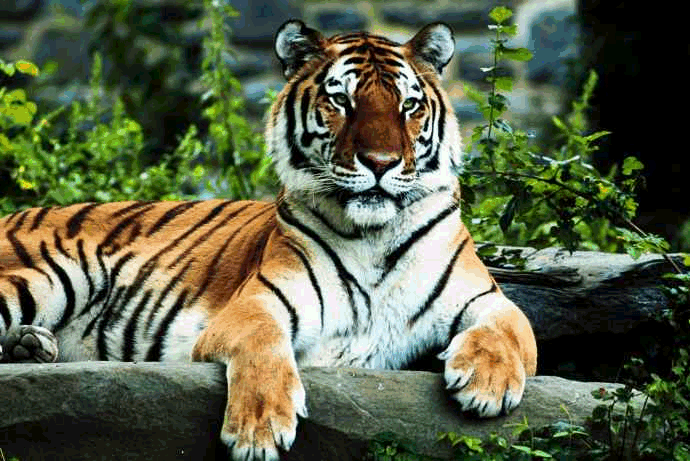
#> input picture Input_Images/tiger1-24bits.bmp, 690 x 461 px, found by its file name; the run also reads 1 picture not shown here
$ jupyter execute --allow-errors extended_otsu.ipynb
#> lines starting #> are read from the running program, lines starting #| are printed output that depends on the picture; after the words box and inside, x2 and y2 are one past the last pixel; in counts of white or black regions, pixels touching at a corner belong together
[cell 1]
import PIL
from PIL import Image
import imageio
import numpy as np
import matplotlib.pyplot as plt
from skimage import io
pic = imageio.imread('tiger1-24bits.bmp')
#> pic is the input picture: shape (461, 690, 3); mean R, G, B 89.7, 97.4, 71.5
gray = lambda rgb : np.dot(rgb[... , :3] , [0.299 , 0.587, 0.114])
gray = gray(pic)
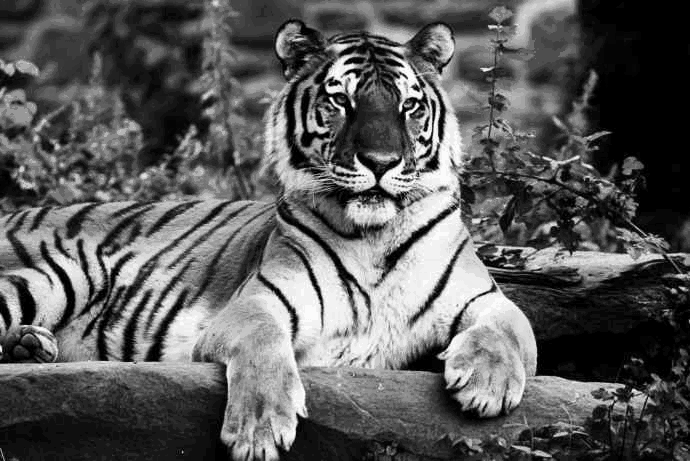
#> gray: shape (461, 690) float64; min 0, max 251.7, mean 92.1
plt.imshow(gray, cmap = plt.get_cmap(name = 'gray'))
im = np.array(Image.open('tiger1-24bits.bmp').convert('L'))
print(type(im))
#| <class 'numpy.ndarray'>
gr_im= Image.fromarray(im).save('tiger1-24bits_out.bmp')
def otsu_thval(image): #To find TH Value using Otsu method
    hist = histogram(image)
    th = 0
    total_pixel = np.sum(hist)
    levels = np.array(range(0,256))
    temp = -1
    for i in range(1, len(levels)):
        wb = (np.sum(hist[:i])) / total_pixel # weight of background
        wf = (np.sum(hist[i:])) / total_pixel # and foreground
        meanb = np.sum(levels[:i] * hist[:i]) / np.sum(hist[:i])
        meanf = np.sum(levels[i:] * hist[i:]) / np.sum(hist[i:])
        bcv = wb * wf * (meanb - meanf) ** 2
        if bcv > temp:
            th = i
            temp = bcv
    return th
def histogram(image): #OP histogram
    shape = np.shape(image)
    histogram = np.zeros(256)
    if len(shape) == 3:
        image = image.mean(axis=2)
    histogram = np.histogram(image.ravel(), np.array(range(0,257)))[0]
    return histogram # pixel values must be returned to find otsu threshold image
def threshold(image, th=None): #To a binarised version of input.
    shape = np.shape(image)
    binarised = np.zeros([shape[0], shape[1]], dtype=np.uint8)
    if len(shape) == 3:
        image = image.mean(axis=2)
    if th is None:
        th = otsu_thval(image)
        print(f'The threshold value is {th}')
    binarised = image > th
    return binarised
if __name__ == "__main__":
    filename = "tiger1-24bits_out.bmp"
    image = io.imread(filename)

    binarised_image = threshold(image)
#> in histogram, `histogram = np.histogram(image.ravel(), np.array(range(0,257)))[0]`: histogram = 256 values, max 22349 at index 0, min 0 at index 3, mean 1242.5
#> in otsu_thval, `hist = histogram(image)`: hist has the same summary as histogram in histogram
#> in otsu_thval, `total_pixel = np.sum(hist)`: total_pixel = 318090
#> the loop in otsu_thval, `for i in range(1, len(levels)):` made 255 passes
#> (wb, wf, meanb, meanf, bcv, temp) on passes 1, 2, 3, 6, 8, 10, 15, 16, 17, 20, 22, 25: (0.0703, 0.93, 0, 99.1, 641.6, 641.6), (0.0748, 0.925, 0.0605, 99.58, 685.3, 685.3), (0.0772, 0.923, 0.121, 99.84, 708.5, 708.5), (0.0946, 0.905, 1.02, 101.7, 867.7, 867.7), (0.126, 0.874, 2.51, 105.1, 1159.8, 1159.8), (0.133, 0.867, 2.86, 105.9, 1225, 1225), (0.144, 0.856, 3.66, 107, 1312.5, 1312.5), (0.152, 0.848, 4.32, 107.9, 1386.5, 1386.5), (0.187, 0.813, 6.46, 111.8, 1684.8, 1684.8), (0.189, 0.811, 6.6, 112, 1701.7, 1701.7), (0.208, 0.792, 7.95, 114.3, 1864.5, 1864.5), (0.238, 0.762, 9.93, 117.8, 2106.1, 2106.1)
#> (wb, wf, meanb, meanf, bcv) on passes 4, 5, 7, 9, 11, 12: (0.0772, 0.923, 0.121, 99.84, 708.5), (0.0772, 0.923, 0.121, 99.84, 708.5), (0.0946, 0.905, 1.02, 101.7, 867.7), (0.126, 0.874, 2.51, 105.1, 1159.8), (0.133, 0.867, 2.86, 105.9, 1225), (0.133, 0.867, 2.86, 105.9, 1225)
#> after the loop in otsu_thval, `for i in range(1, len(levels)):`: temp = 3974.7; th = 111
#| The threshold value is 111
#> in threshold, `binarised = image > th`:
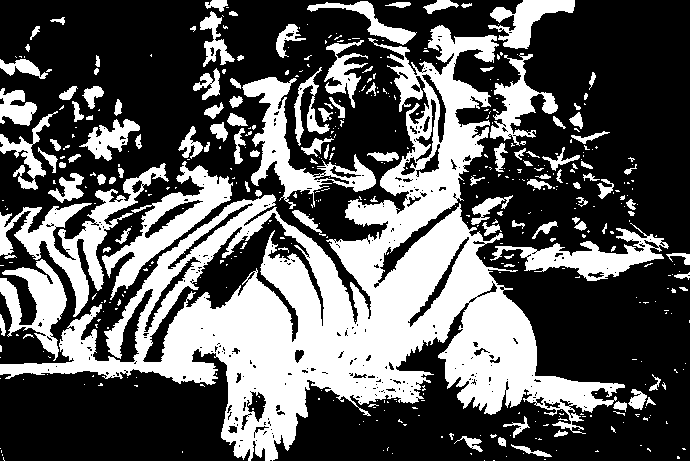
#> binarised: shape (461, 690) bool; 35.9% white; 465 white regions (347 under 20 px), largest, box (x1, y1, x2, y2) and area: (0, 25, 625, 461) 70655, (0, 163, 169, 317) 5645, (102, 161, 233, 300) 4519
    fig, axes = plt.subplots(ncols=2, figsize=(10,4))
    ax = axes.ravel()
    ax[0].imshow(image, cmap=plt.cm.gray)
    ax[0].set_title("Original Image")

    ax[1].imshow(binarised_image, cmap=plt.cm.gray)
    ax[1].set_title("Binarised Image")
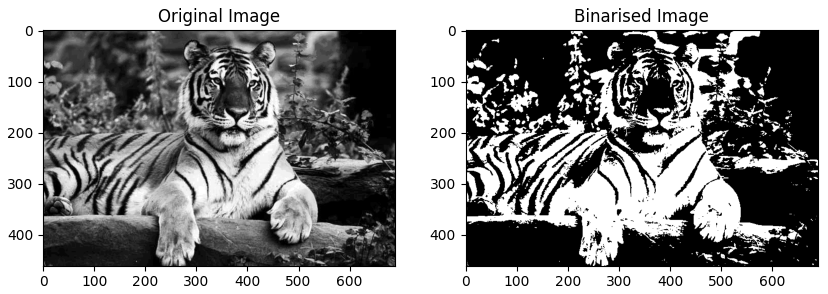
#> figure drawn by matplotlib, 2 panels

[cell 2]
import PIL
import imageio
import numpy as np
import matplotlib.pyplot as plt
from skimage import io
from PIL import Image
#> (the rest of this cell did not finish here and is left out)

[cell 3]
import PIL
import imageio
import numpy as np
import matplotlib.pyplot as plt
from skimage import io
from PIL import Image
pic = imageio.imread('fruits2b.bmp')
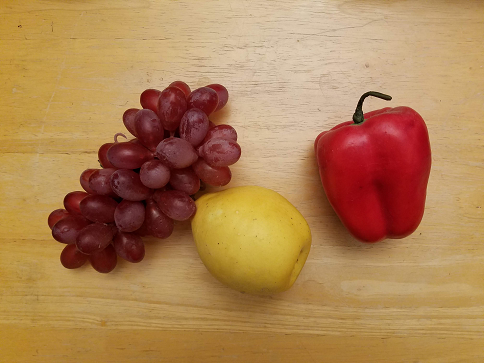
#> input picture Input_Images/fruits2b.bmp, 484 x 363 px, found by its file name
#> pic is the input picture: shape (363, 484, 3); mean R, G, B 174.5, 130.2, 83.8
gray = lambda rgb : np.dot(rgb[... , :3] , [0.299 , 0.587, 0.114])
gray = gray(pic)
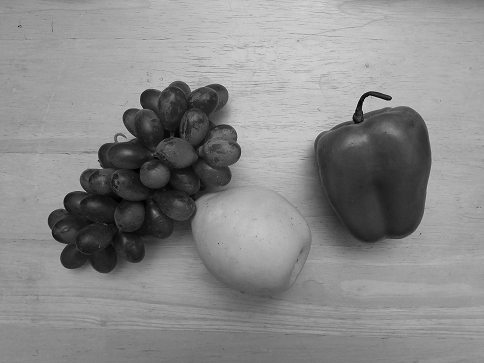
#> gray: shape (363, 484) float64; min 0, max 216.7, mean 138.2
plt.imshow(gray, cmap = plt.get_cmap(name = 'gray'))
im = np.array(Image.open('fruits2b.bmp').convert('L'))
#> im: shape (363, 484)
print(type(im))
#| <class 'numpy.ndarray'>
gr_im= Image.fromarray(im).save('fruits2b_out.bmp')
def otsu_thval(image): #To find TH Value using Otsu method
    hist = histogram(image)
    th = 0
    total_pixel = np.sum(hist)
    levels = np.array(range(0,256))
    temp = -1
    for i in range(1, len(levels)):
        wb = (np.sum(hist[:i])) / total_pixel # weight of background
        wf = (np.sum(hist[i:])) / total_pixel # and foreground
        meanb = np.sum(levels[:i] * hist[:i]) / np.sum(hist[:i])
        meanf = np.sum(levels[i:] * hist[i:]) / np.sum(hist[i:])
        bcv = wb * wf * (meanb - meanf) ** 2
        if bcv > temp:
            th = i
            temp = bcv
    return th
def histogram(image): #OP histogram
    shape = np.shape(image)
    histogram = np.zeros(256)
    if len(shape) == 3:
        image = image.mean(axis=2)
    histogram = np.histogram(image.ravel(), np.array(range(0,257)))[0]
    return histogram # pixel values must be returned to find otsu threshold image
def threshold(image, th=None): #To a binarised version of input.
    shape = np.shape(image)
    binarised = np.zeros([shape[0], shape[1]], dtype=np.uint8)
    if len(shape) == 3:
        image = image.mean(axis=2)
    if th is None:
        th = otsu_thval(image)
        print(f'The threshold value is {th}')
    binarised = image > th
    return binarised
if __name__ == "__main__":
    filename = "fruits2b_out.bmp"
    image = io.imread(filename)

    binarised_image = threshold(image)
#> in histogram, `histogram = np.histogram(image.ravel(), np.array(range(0,257)))[0]`: histogram = 256 values, max 2904 at index 157, min 0 at index 218, mean 686.3
#> in otsu_thval, `hist = histogram(image)`: hist has the same summary as histogram in histogram
#> in otsu_thval, `total_pixel = np.sum(hist)`: total_pixel = 175692
#> the loop in otsu_thval, `for i in range(1, len(levels)):` made 255 passes
#> (wb, wf, meanb, meanf, bcv, temp) on passes 1 to 12: (3.98e-05, 1, 0, 138.2, 0.761, 0.761), (8.54e-05, 1, 0.533, 138.2, 1.62, 1.62), (0.000194, 1, 1.35, 138.2, 3.62, 3.62), (0.000313, 1, 1.98, 138.2, 5.81, 5.81), (0.000364, 1, 2.27, 138.2, 6.73, 6.73), (0.00045, 1, 2.78, 138.2, 8.24, 8.24), (0.000495, 1, 3.08, 138.2, 9.04, 9.04), (0.00062, 0.999, 3.87, 138.2, 11.19, 11.19), (0.000848, 0.999, 4.98, 138.3, 15.05, 15.05), (0.00104, 0.999, 5.73, 138.3, 18.29, 18.29), (0.00131, 0.999, 6.6, 138.3, 22.69, 22.69), (0.00156, 0.998, 7.31, 138.4, 26.74, 26.74)
#> (wb, wf, meanb, meanf) on pass 23: (0.00871, 0.991, 16.06, 139.2)
#| The threshold value is 110
#> in threshold, `binarised = image > th`:
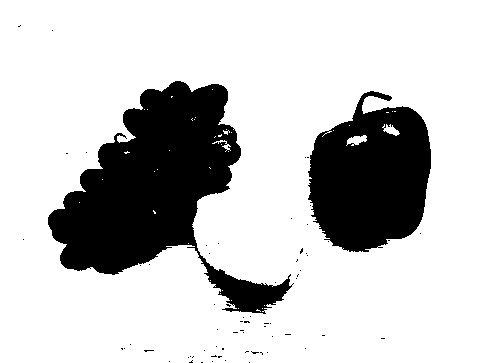
#> binarised: shape (363, 484) bool; 78.1% white; 68 black regions (66 under 20 px), largest, box (x1, y1, x2, y2) and area: (48, 81, 294, 314) 24132, (308, 91, 431, 252) 14226
    fig, axes = plt.subplots(ncols=2, figsize=(10,4))
    ax = axes.ravel()
    ax[0].imshow(image, cmap=plt.cm.gray)
    ax[0].set_title("Original Image")

    ax[1].imshow(binarised_image, cmap=plt.cm.gray)
    ax[1].set_title("Binarised Image")

[cell 4]
import PIL
import imageio
import numpy as np
import matplotlib.pyplot as plt
from skimage import io
from PIL import Image
pic = imageio.imread('tiger1.bmp')
gray = lambda rgb : np.dot(rgb[... , :3] , [0.299 , 0.587, 0.114])
gray = gray(pic)
plt.imshow(gray, cmap = plt.get_cmap(name = 'gray'))
im = np.array(Image.open('tiger1.bmp').convert('L'))
print(type(im))
#| <class 'numpy.ndarray'>
gr_im= Image.fromarray(im).save('tiger1_out.bmp')
def otsu_thval(image): #To find TH Value using Otsu method
    hist = histogram(image)
    th = 0
    total_pixel = np.sum(hist)
    levels = np.array(range(0,256))
    temp = -1
    for i in range(1, len(levels)):
        wb = (np.sum(hist[:i])) / total_pixel # weight of background
        wf = (np.sum(hist[i:])) / total_pixel # and foreground
        meanb = np.sum(levels[:i] * hist[:i]) / np.sum(hist[:i])
        meanf = np.sum(levels[i:] * hist[i:]) / np.sum(hist[i:])
        bcv = wb * wf * (meanb - meanf) ** 2
        if bcv > temp:
            th = i
            temp = bcv
    return th
def histogram(image): #OP histogram
    shape = np.shape(image)
    histogram = np.zeros(256)
    if len(shape) == 3:
        image = image.mean(axis=2)
    histogram = np.histogram(image.ravel(), np.array(range(0,257)))[0]
    return histogram # pixel values must be returned to find otsu threshold image
def threshold(image, th=None): #To a binarised version of input.
    shape = np.shape(image)
    binarised = np.zeros([shape[0], shape[1]], dtype=np.uint8)
    if len(shape) == 3:
        image = image.mean(axis=2)
    if th is None:
        th = otsu_thval(image)
        print(f'The threshold value is {th}')
    binarised = image > th
    return binarised
if __name__ == "__main__":
    filename = "tiger1_out.bmp"
    image = io.imread(filename)
    binarised_image = threshold(image)
#| The threshold value is 111
    fig, axes = plt.subplots(ncols=2, figsize=(10,4))
    ax = axes.ravel()
    ax[0].imshow(image, cmap=plt.cm.gray)
    ax[0].set_title("Original Image")

    ax[1].imshow(binarised_image, cmap=plt.cm.gray)
    ax[1].set_title("Binarised Image")
